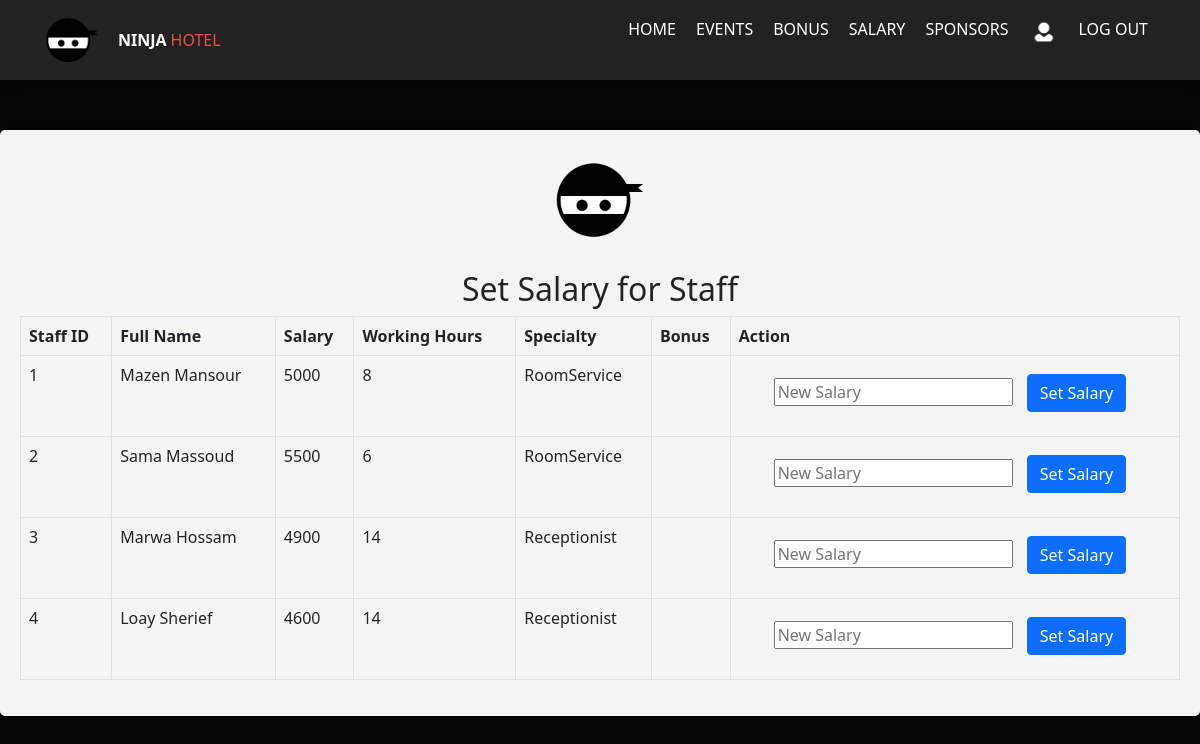
Screenshot of /manager/setsalary.php (signed in) with the database file from the repository.
### tables this page shows
CREATE TABLE `staff` (
  `staff_ID` int(20) NOT NULL,
  `FName` varchar(30) DEFAULT NULL,
  `LName` varchar(20) DEFAULT NULL,
  `age` int(3) DEFAULT NULL,
  `phone_number` varchar(40) DEFAULT NULL,
  `position` varchar(20) DEFAULT NULL,
  `salary` int(250) DEFAULT NULL,
  `working_hours` int(30) DEFAULT NULL,
  `bonus` int(20) DEFAULT NULL,
  `manager_ID` int(20) NOT NULL,
  `username` varchar(20) NOT NULL,
  `roomservice_ID` int(20) DEFAULT NULL
);

### manager/setsalary.php (the view, shortened to what this page needs)
<?php include '../tools/connection.php';
include '../tools/navbarhome.php';?>
<!DOCTYPE html>
<html lang="en">
<head>
    <link rel="stylesheet" href="../css/bootstrap.min.css">
</head>
<body style="background-color: rgb(5,5,5);">
    <?php
        $staffQuery = "SELECT staff_ID, FName, LName, salary, working_hours, bonus, roomservice_ID FROM staff";
        $staffResult = $conn->query($staffQuery);
    ?>
    <div class="container1 text-center">
        <div class="manage-box">
            <img src="../images/ninja.png" alt="ninja Photo" class="manage-img" height="100px">
            <h2>Set Salary for Staff</h2>
            <table class="table table-bordered">
                <thead>
                    <tr>
                        <th>Staff ID</th>
                        <th>Full Name</th>
                        <th>Salary</th>
                        <th>Working Hours</th>
                        <th>Specialty</th>
                        <th>Bonus</th>
                        <th>Action</th>
                    </tr>
                </thead>
                <tbody>
                    <?php
                        while ($staffRow = $staffResult->fetch_assoc()) {
                            $staffID = $staffRow['staff_ID'];
                            $fullName = $staffRow['FName'] . ' ' . $staffRow['LName'];
                            $salary = $staffRow['salary'];
                            $workingHours = $staffRow['working_hours'];
                            $bonus = $staffRow['bonus'];
                            $roomserviceID = $staffRow['roomservice_ID'];
                            $specialty = ($roomserviceID != null) ? 'RoomService' : 'Receptionist';
                            echo "
                            <tr>
                                <td>$staffID</td>
                                <td>$fullName</td>
                                <td>$salary</td>
                                <td>$workingHours</td>
                                <td>$specialty</td>
                                <td>$bonus</td>
                                <td>
                                    <div class='bonus-form'>
                                        <form action='' method='post'>
                                            <input type='hidden' name='staffID' value='$staffID'>
                                            <input type='number' name='newSalary' placeholder='New Salary' required>
                                            <input type='submit' class='btn btn-primary' name='setSalary' value='Set Salary'>
                                        </form>
                                    </div>
                                </td>
                            </tr>
                            ";
                        }
                    ?>
                </tbody>
            </table>
        </div>
    </div>
</body>
</html>

### manager/setsalary.php (style rules this page uses)
.manage-box { background-color: #f4f4f4; padding: 20px; box-shadow: 0 0 10px rgba(0, 0, 0, 0.2); border-radius: 5px; text-align: center; margin-top: 50px; margin-bottom: 50px; }
.manage-img { margin-bottom: 20px; }
.bonus-form { display: flex; align-items: center; justify-content: center; margin-top: 10px; }
.bonus-form input { margin-right: 10px; }

### rows the page displays
staff: staff_ID "1", fullName "Mazen Mansour", salary "5000", working_hours "8", roomservice_ID "RoomService"
staff: staff_ID "2", fullName "Sama Massoud", salary "5500", working_hours "6", roomservice_ID "RoomService"
staff: staff_ID "3", fullName "Marwa Hossam", salary "4900", working_hours "14", specialty "Receptionist"
staff: staff_ID "4", fullName "Loay Sherief", salary "4600", working_hours "14", specialty "Receptionist"
